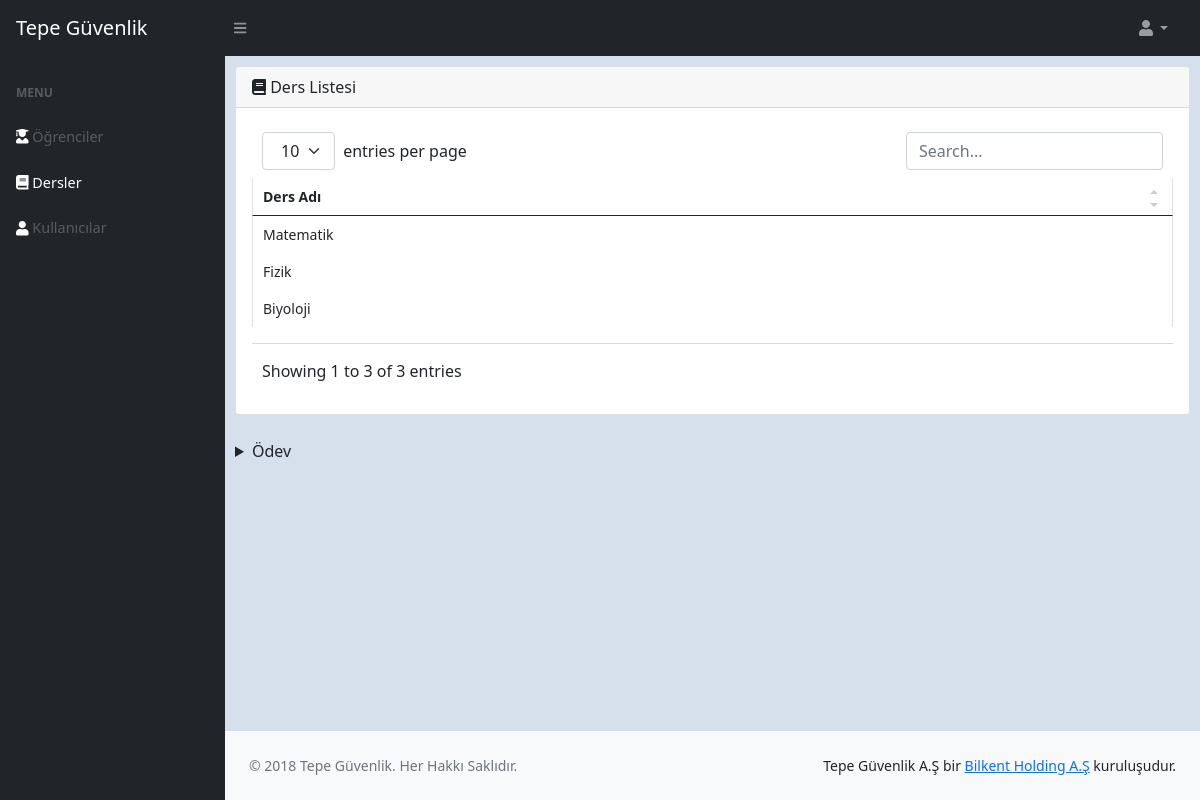
/index.php/lessons, run on the app's committed database.
### tables this page shows
CREATE TABLE `lessons` (
  `lesson_id` int(11) NOT NULL,
  `lesson_name` varchar(75) NOT NULL
);

### application/controllers/Lessons.php (called while the page is built, shortened)
<?php
class Lessons extends CI_Controller
{
    public function __construct()
    {
        $this->load->model('Main_model');
    }
    public function index()
    {
        $data = array();
        $data_content = array();
        $data_content['lessons'] = $this->Main_model->get_all_lessons();
        $data['content'] = $this->load->view('lessons', $data_content, true);
        $data['selected'] = 'lessons';
        $this->load->helper('url');
        $this->load->view('includes/header');
        $this->load->view('includes/sidebar', $data);
        $this->load->view('includes/footer');
    }
}

### index.php (called while the page is built, shortened)
<?php
require_once BASEPATH.'core/CodeIgniter.php';

### application/models/Main_model.php (called while the page is built, shortened)
<?php if (!defined('BASEPATH')) exit('No direct script access allowed');
class Main_model extends CI_Model
{
    function get_all_lessons()
    {
        $query = $this->db->get('lessons');
        return $query->result();
    }
}

### application/views/lessons.php (the view, shortened to what this page needs)
<main class="main-margin">
    <div class="card mb-4">
        <div class="card-header">
            <i class="fa fa-book"></i>
            Ders Listesi
        </div>
        <div class="card-body">
            <table id="datatablesSimple">
                <thead>
                    <tr>
                        <th>Ders Adı</th>
                    </tr>
                </thead>
                <tbody>
                    <?php foreach ($lessons as $lesson) { ?>
                    <tr>
                        <td style="min-width: 30%;" important!><?php echo $lesson->lesson_name; ?></td>
                    </tr>
                    <?php } ?>
                </tbody>
            </table>
        </div>
    </div>
    <details style="margin-bottom: 40px;">
        <summary>Ödev</summary>
    </details>
</main>

### assets/ext-assets/css/table.css (style rules this page uses)
.dataTable-table { max-width: 100%; width: 100%; border-spacing: 0; border-collapse: separate; }
.dataTable-table > tbody > tr > td, .dataTable-table > tbody > tr > th, .dataTable-table > tfoot > tr > td, .dataTable-table > tfoot > tr > th, .dataTable-table > thead > tr > td, .dataTable-table > thead > tr > th { vertical-align: top; padding: 8px 10px; }
.dataTable-table > thead > tr > th { vertical-align: bottom; text-align: left; border-bottom: 1px solid #d9d9d9; }
.dataTable-table th { vertical-align: bottom; text-align: left; }

### assets/css/style.css (style rules this page uses)
.main-margin { margin: 10px 10px 0px 10px; }
body { background: #d6dfec; }

### data on the page
lessons: lesson_name "Matematik"
lessons: lesson_name "Fizik"
lessons: lesson_name "Biyoloji"
